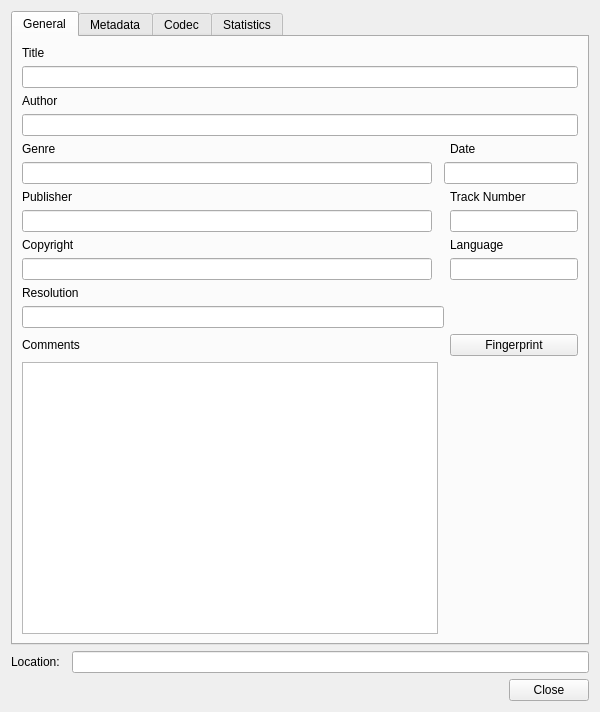
<?xml version="1.0" encoding="UTF-8"?>
<ui version="4.0">
 <class>MediaInformation</class>
 <widget class="QWidget" name="MediaInformation">
  <property name="windowModality">
   <enum>Qt::WindowModality::ApplicationModal</enum>
  </property>
  <property name="geometry">
   <rect>
    <x>0</x>
    <y>0</y>
    <width>600</width>
    <height>712</height>
   </rect>
  </property>
  <property name="windowTitle">
   <string>Current Media Information</string>
  </property>
  <layout class="QVBoxLayout" name="verticalLayout">
   <item>
    <widget class="QTabWidget" name="tabWidget">
     <property name="currentIndex">
      <number>0</number>
     </property>
     <widget class="QWidget" name="generalPage">
      <attribute name="title">
       <string>General</string>
      </attribute>
      <layout class="QGridLayout" name="gridLayout" rowstretch="0,0,0,0,0,0,0,0,0,0,0,0,0,0,0,0,0,0" columnstretch="1,0,0,0">
       <property name="bottomMargin">
        <number>9</number>
       </property>
       <item row="7" column="3">
        <widget class="QLineEdit" name="trackNumber">
         <property name="maximumSize">
          <size>
           <width>16777215</width>
           <height>16777215</height>
          </size>
         </property>
        </widget>
       </item>
       <item row="0" column="0">
        <widget class="QLabel" name="label">
         <property name="text">
          <string>Title</string>
         </property>
        </widget>
       </item>
       <item row="6" column="3">
        <widget class="QLabel" name="label_6">
         <property name="text">
          <string>Track Number</string>
         </property>
        </widget>
       </item>
       <item row="3" column="0" colspan="4">
        <widget class="QLineEdit" name="author"/>
       </item>
       <item row="4" column="3">
        <widget class="QLabel" name="label_4">
         <property name="text">
          <string>Date</string>
         </property>
        </widget>
       </item>
       <item row="1" column="0" colspan="4">
        <widget class="QLineEdit" name="title"/>
       </item>
       <item row="16" column="0">
        <widget class="QLabel" name="label_7">
         <property name="text">
          <string>Comments</string>
         </property>
        </widget>
       </item>
       <item row="9" column="3">
        <widget class="QLineEdit" name="language"/>
       </item>
       <item row="8" column="3">
        <widget class="QLabel" name="label_9">
         <property name="text">
          <string>Language</string>
         </property>
        </widget>
       </item>
       <item row="2" column="0">
        <widget class="QLabel" name="label_2">
         <property name="text">
          <string>Author</string>
         </property>
        </widget>
       </item>
       <item row="15" column="0" colspan="3">
        <widget class="QLineEdit" name="resolution"/>
       </item>
       <item row="17" column="0" colspan="2">
        <widget class="QTextBrowser" name="comments"/>
       </item>
       <item row="5" column="2" colspan="2">
        <widget class="QLineEdit" name="date"/>
       </item>
       <item row="17" column="3">
        <widget class="QLabel" name="label_13">
         <property name="sizePolicy">
          <sizepolicy hsizetype="Fixed" vsizetype="Fixed">
           <horstretch>0</horstretch>
           <verstretch>0</verstretch>
          </sizepolicy>
         </property>
         <property name="minimumSize">
          <size>
           <width>128</width>
           <height>128</height>
          </size>
         </property>
         <property name="maximumSize">
          <size>
           <width>128</width>
           <height>128</height>
          </size>
         </property>
         <property name="text">
          <string/>
         </property>
         <property name="pixmap">
          <pixmap resource="vura.qrc">:/img/images/vura-white.png</pixmap>
         </property>
         <property name="scaledContents">
          <bool>true</bool>
         </property>
        </widget>
       </item>
       <item row="4" column="0">
        <widget class="QLabel" name="label_5">
         <property name="text">
          <string>Genre</string>
         </property>
        </widget>
       </item>
       <item row="5" column="0">
        <widget class="QLineEdit" name="genre"/>
       </item>
       <item row="6" column="0">
        <widget class="QLabel" name="label_10">
         <property name="text">
          <string>Publisher</string>
         </property>
        </widget>
       </item>
       <item row="7" column="0">
        <widget class="QLineEdit" name="publisher"/>
       </item>
       <item row="8" column="0">
        <widget class="QLabel" name="label_11">
         <property name="text">
          <string>Copyright</string>
         </property>
        </widget>
       </item>
       <item row="9" column="0">
        <widget class="QLineEdit" name="copyright"/>
       </item>
       <item row="11" column="0">
        <widget class="QLabel" name="label_12">
         <property name="text">
          <string>Resolution</string>
         </property>
        </widget>
       </item>
       <item row="16" column="3">
        <widget class="QPushButton" name="fingerprint">
         <property name="toolTip">
          <string extracomment="Find meta data using audio fingerprinting"/>
         </property>
         <property name="text">
          <string>Fingerprint</string>
         </property>
        </widget>
       </item>
      </layout>
     </widget>
     <widget class="QWidget" name="metadataPage">
      <attribute name="title">
       <string>Metadata</string>
      </attribute>
      <layout class="QVBoxLayout" name="verticalLayout_2">
       <item>
        <widget class="QLabel" name="label_3">
         <property name="text">
          <string>Extra metadata and other information are shown in this panel.</string>
         </property>
        </widget>
       </item>
       <item>
        <widget class="QTextBrowser" name="metadata"/>
       </item>
      </layout>
     </widget>
     <widget class="QWidget" name="codecPage">
      <attribute name="title">
       <string>Codec</string>
      </attribute>
      <layout class="QVBoxLayout" name="verticalLayout_5">
       <item>
        <widget class="QLabel" name="label_8">
         <property name="text">
          <string>Information about what your media or stream is made of.</string>
         </property>
        </widget>
       </item>
       <item>
        <widget class="QLabel" name="label_16">
         <property name="text">
          <string>Muxer, Audio and Video Codecs, Subtitles are shown.</string>
         </property>
        </widget>
       </item>
       <item>
        <widget class="QTextBrowser" name="codec"/>
       </item>
      </layout>
     </widget>
     <widget class="QWidget" name="statisticsPage">
      <attribute name="title">
       <string>Statistics</string>
      </attribute>
      <layout class="QVBoxLayout" name="verticalLayout_6">
       <item>
        <widget class="QLabel" name="label_15">
         <property name="text">
          <string>Current media / stream statistics</string>
         </property>
        </widget>
       </item>
       <item>
        <widget class="QTextBrowser" name="statistics"/>
       </item>
      </layout>
     </widget>
    </widget>
   </item>
   <item>
    <layout class="QHBoxLayout" name="horizontalLayout_2">
     <property name="spacing">
      <number>12</number>
     </property>
     <property name="bottomMargin">
      <number>0</number>
     </property>
     <item>
      <widget class="QLabel" name="label_14">
       <property name="text">
        <string>Location:</string>
       </property>
      </widget>
     </item>
     <item>
      <widget class="QLineEdit" name="location">
       <property name="readOnly">
        <bool>true</bool>
       </property>
      </widget>
     </item>
    </layout>
   </item>
   <item>
    <layout class="QHBoxLayout" name="horizontalLayout_3">
     <property name="bottomMargin">
      <number>0</number>
     </property>
     <item>
      <spacer name="horizontalSpacer">
       <property name="orientation">
        <enum>Qt::Orientation::Horizontal</enum>
       </property>
       <property name="sizeHint" stdset="0">
        <size>
         <width>40</width>
         <height>20</height>
        </size>
       </property>
      </spacer>
     </item>
     <item>
      <widget class="QPushButton" name="close">
       <property name="text">
        <string>Close</string>
       </property>
      </widget>
     </item>
    </layout>
   </item>
  </layout>
 </widget>
 <resources>
  <include location="vura.qrc"/>
 </resources>
 <connections/>
</ui>
